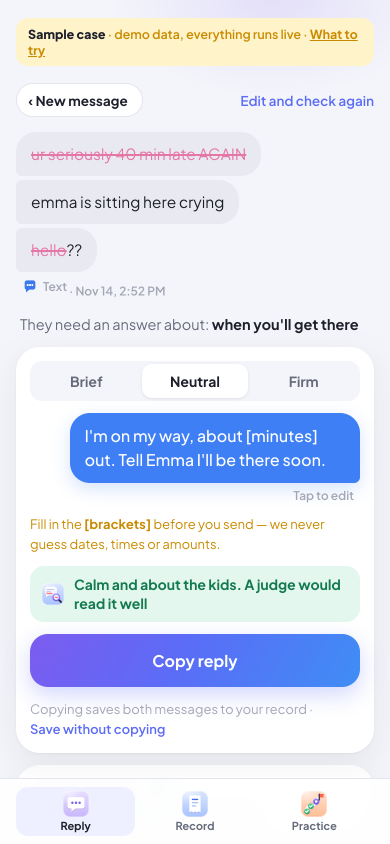
#> input picture pitch/shots/reply-result.png, 780 x 1688 px (shown at 1/2 size)
$ python sheet.py
#> lines starting #> are read from the running program, lines starting #| are printed output that depends on the picture
from PIL import Image, ImageDraw, ImageFont
import os
d = os.path.dirname(os.path.abspath(__file__))
cols = [('Now', os.path.join(d, '../../shots/reply-result.png'))] + [(k, os.path.join(d, k + '.png')) for k in 'ABCDE']
W, H, G, T = 780, 1688, 40, 110
sheet = Image.new('RGB', (G + len(cols) * (W + G), T + H + G), (223, 225, 234))
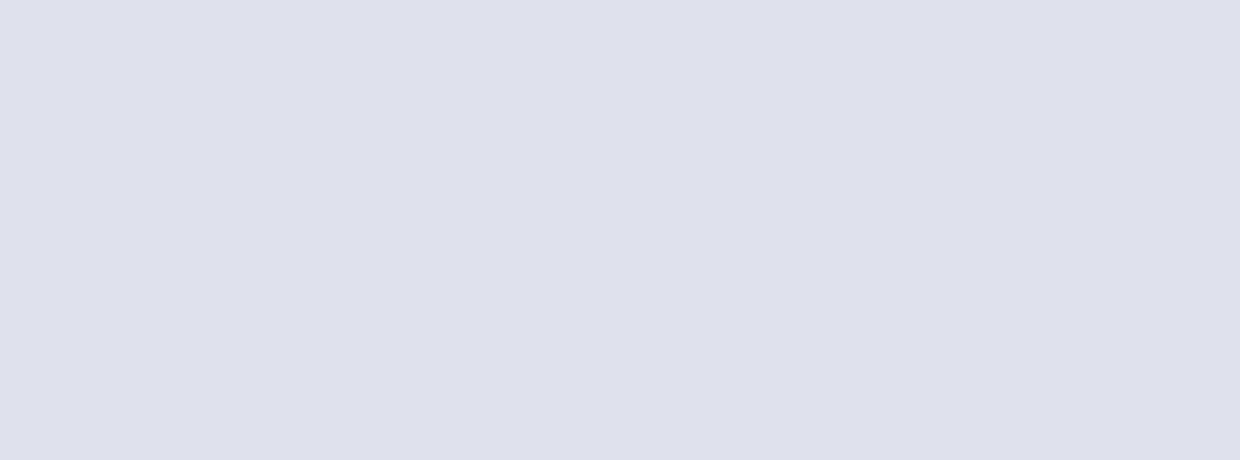
#> sheet: PIL image 4960x1838 RGB (shown at 1/4 size); mean R, G, B 223, 225, 234
dr = ImageDraw.Draw(sheet)
try: f = ImageFont.truetype('/System/Library/Fonts/Supplemental/Arial Bold.ttf', 64)
except Exception: f = ImageFont.load_default()
for i, (lab, p) in enumerate(cols):
    im = Image.open(p).convert('RGB')
#> im is the input picture: PIL image 780x1688 RGB; mean R, G, B 222.6, 228.1, 242.2
    im = im.resize((W, round(im.height * W / im.width))).crop((0, 0, W, H))
    x = G + i * (W + G)
    sheet.paste(im, (x, T))
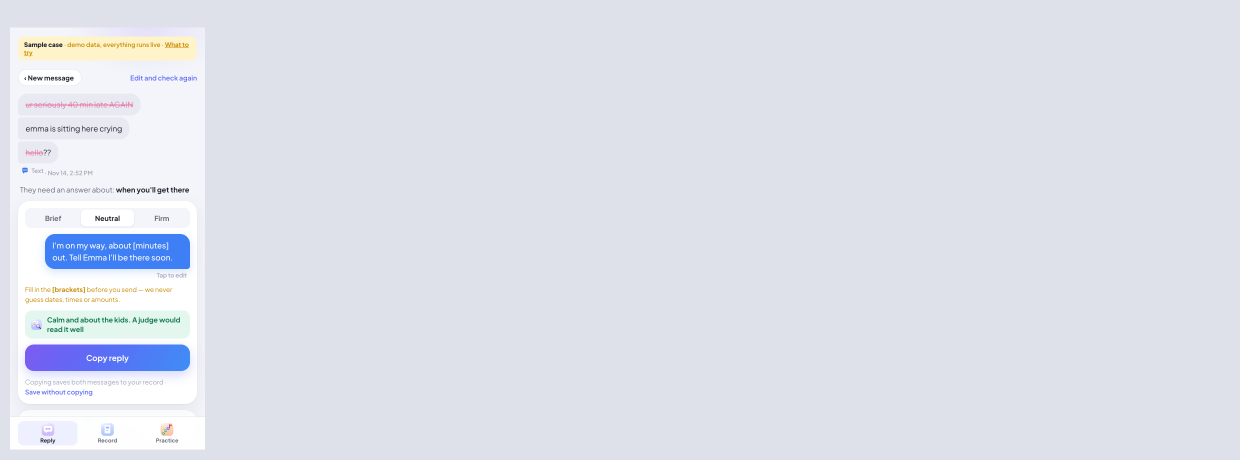
#> sheet: PIL image 4960x1838 RGB (shown at 1/4 size); mean R, G, B 222.9, 225.5, 235.2
#> (the run stopped early here; a loop or call above may not have finished)
